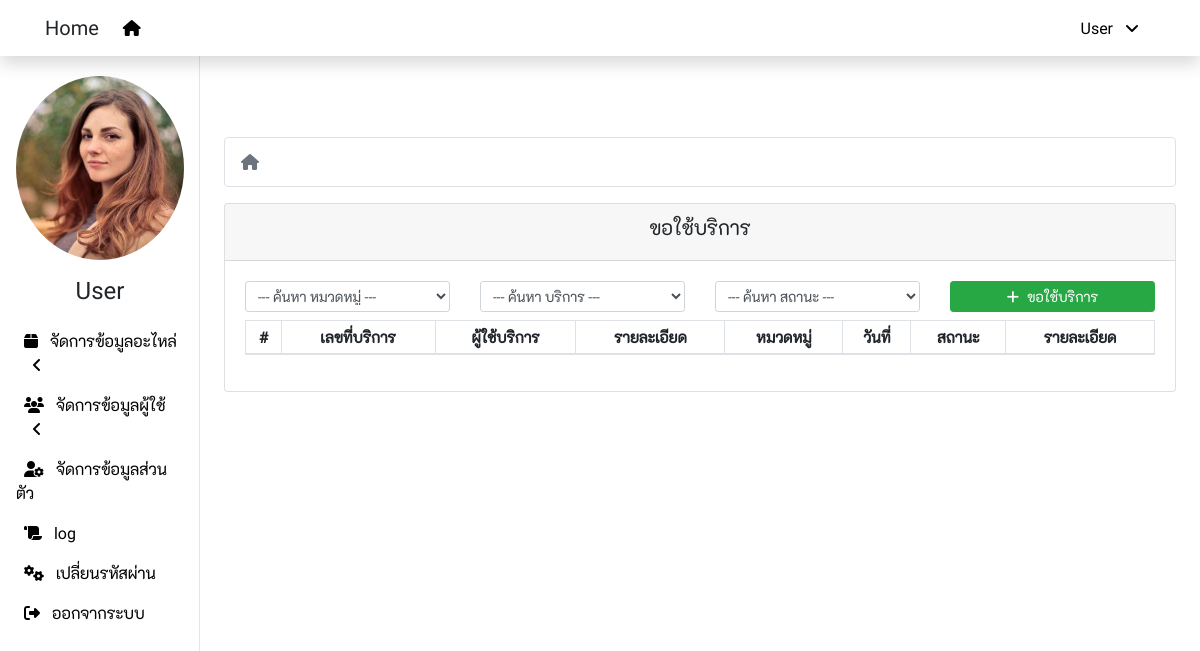
Screenshot of /request.php (signed in) with the database file from the repository.
### tables this page shows
CREATE TABLE `ex_user` (
  `user_id` int(11) NOT NULL,
  `user_code` varchar(20) NOT NULL,
  `user_name` varchar(100) NOT NULL,
  `user_surname` varchar(100) NOT NULL,
  `user_picture` varchar(20) NOT NULL,
  `user_nickname` varchar(50) NOT NULL,
  `dep_id` int(11) NOT NULL,
  `user_email` varchar(100) NOT NULL,
  `user_telephone` varchar(50) NOT NULL,
  `user_mobile` varchar(50) NOT NULL,
  `user_line` varchar(50) NOT NULL,
  `user_level` int(11) NOT NULL DEFAULT '1',
  `user_status` int(1) NOT NULL DEFAULT '1',
  `user_create` varchar(50) NOT NULL,
  `user_update` timestamp NOT NULL DEFAULT CURRENT_TIMESTAMP ON UPDATE CURRENT_TIMESTAMP
);

### config/function.php (called while the page is built, shortened)
<?php
  function getUserPicture($code){
    global $dbcon;
    $data = [$code];
    $sql = "SELECT user_picture FROM ex_user WHERE user_code = ?";
    $stmt = $dbcon->prepare($sql);
    $stmt->execute($data);
    $row = $stmt->fetch();
    $get = $row['user_picture'];
    return $get;
  }
  function getUserNickname($code){
    global $dbcon;
    $data = [$code];
    $sql = "SELECT user_nickname FROM ex_user WHERE user_code = ?";
    $stmt = $dbcon->prepare($sql);
    $stmt->execute($data);
    $row = $stmt->fetch();
    $get = $row['user_nickname'];
    return $get;
  }
  function getUserLevel($code){
    global $dbcon;
    $data = [$code];
    $sql = "SELECT user_level FROM ex_user WHERE user_code = ?";
    $stmt = $dbcon->prepare($sql);
    $stmt->execute($data);
    $row = $stmt->fetch();
    $get = $row['user_level'];
    return $get;
  }
?>

### request.php (the view, shortened to what this page needs)
<?php
  include_once 'config/connection.php';
  include_once 'config/function.php';
  $act = isset($_GET['act']) ? $_GET['act'] : 'index';
?>
<!DOCTYPE html>
<html lang="en">
<head>
  <link rel="stylesheet" href="node_modules/bootstrap/dist/css/bootstrap.min.css">
  <link rel="stylesheet" href="node_modules/@fortawesome/fontawesome-pro/css/all.min.css">
  <link rel="stylesheet" href="node_modules/datatables.net-bs4/css/dataTables.bootstrap4.min.css">
  <link rel="stylesheet" href="public/css/custom.css">
</head>
<body>
  <?php include_once 'inc/navbar.php' ?>
  <div class="container-fluid">
    <div class="row">
      <?php include_once 'inc/sidemenu.php' ?>
      <main role="main" class="col-md-9 ml-sm-auto col-lg-10 px-4">
        <?php
          if($act == 'index'):
        ?>
        <nav>
          <ol class="breadcrumb bg-white border">
            <li class="breadcrumb-item active">
              <i class="fas fa-home"></i>
            </li>
          </ol>
        </nav>
        <div class="row justify-content-center">
          <div class="col-12">
            <div class="card">
              <div class="card-header">
                <h5 class="text-center">ขอใช้บริการ</h5>
              </div>
              <div class="card-body">
                <div class="row">
                  <div class="col-xl-3 col-md-6 mb-2">
                    <select class="form-control form-control-sm"
                      onChange="location = this.options[this.selectedIndex].value;">
                      <option value="request.php?cat=&serv=<?php echo $_GET['serv'] ?>&stat=<?php echo $_GET['stat'] ?>"
                        <?php if(empty($_GET['cat'])) echo 'selected' ?>>--- ค้นหา หมวดหมู่ ---</option>
                    </select>
                  </div>
                  <div class="col-xl-3 col-md-6 mb-2">
                    <select class="form-control form-control-sm"
                      onChange="location = this.options[this.selectedIndex].value;">
                      <option value="request.php?cat=<?php echo $_GET['cat'] ?>&serv=&stat=<?php echo $_GET['stat'] ?>"
                        <?php if(empty($_GET['serv'])) echo 'selected' ?>>--- ค้นหา บริการ ---</option>
                    </select>
                  </div>
                  <div class="col-xl-3 col-md-6 mb-2">
                    <select class="form-control form-control-sm"
                      onChange="location = this.options[this.selectedIndex].value;">
                      <option value="request.php?cat=<?php echo $_GET['cat'] ?>&serv=<?php echo $_GET['serv'] ?>&stat="
                        <?php if(empty($_GET['stat'])) echo 'selected' ?>>--- ค้นหา สถานะ ---</option>
                    </select>
                  </div>
                  <div class="col-xl-3 col-md-6 mb-2">
                    <a href="?act=add" class="btn btn-success btn-sm btn-block">
                      <i class="fas fa-plus mr-2"></i>ขอใช้บริการ
                    </a>
                  </div>
                </div>
                <div class="row">
                  <div class="col-12">
                    <div class="table-responsive">
                      <table id="data" class="table table-bordered table-hover table-sm">
                        <thead>
                          <tr>
                            <th>#</th>
                            <th>เลขที่บริการ</th>
                            <th>ผู้ใช้บริการ</th>
                            <th>รายละเอียด</th>
                            <th>หมวดหมู่</th>
                            <th>วันที่</th>
                            <th>สถานะ</th>
                            <th>รายละเอียด</th>
                          </tr>
                        </thead>
                      </table>
                    </div>
                  </div>
                </div>
              </div>
            </div>
          </div>
        </div>
        <?php
          endif;
        ?>
      </main>
    </div>
  </div>
</body>
</html>

### inc/navbar.php (shortened to what this page needs)
<nav class="navbar navbar-expand-lg bg-white fixed-top flex-md-nowrap shadow">
  <div class="container">
    <span class="navbar-brand">Home</span>
    <div class="collapse navbar-collapse" id="navbarMenu">
      <ul class="navbar-nav mr-auto">
        <li class="nav-item">
          <a class="nav-link" href="request.php">
            <i class="fas fa-home"></i>
          </a>
        </li>
      </ul>
      <ul class="navbar-nav ml-auto">
        <li class="nav-item dropdown">
          <a class="nav-link" href="javascript:void(0)" data-toggle="dropdown">
            <?php echo getUserNickname($_SESSION['user_code']) ?>
            <i class="fa fa-angle-down px-2"></i>
          </a>
        </li>
      </ul>
    </div>
  </div>
</nav>

### inc/sidemenu.php (shortened to what this page needs)
<nav class="col-xl-2 col-md-3 d-none d-md-block sidebar">
  <div class="sidebar-sticky">
    <ul class="nav flex-column">
      <li class="nav-item">
        <img class="nav-link img-fluid picture-profile mx-auto d-block"
          src="public/images/users/<?php echo getUserPicture($_SESSION['user_code']) ?>" alt="">
      </li>
      <li class="nav-item">
        <h4 class="nav-link text-center">
          <?php echo getUserNickname($_SESSION['user_code']) ?>
        </h4>
      </li>
      <?php
        $profile = strpos($_SERVER['PHP_SELF'], "profile.php");
        $chgpwd = strpos($_SERVER['PHP_SELF'], "change_pwd.php");
        $computers = strpos($_SERVER['PHP_SELF'], "computers.php");
        $software = strpos($_SERVER['PHP_SELF'], "software.php");
        $check_level = getUserLevel($_SESSION['user_code']);
      ?>
      <?php if($check_level == 1 || $check_level == 1): ?>
        <li class="nav-item">
          <a class="nav-link" data-toggle="collapse" href="#sub_dashboard2">
            <i class="fas fa-box px-2"></i>
             จัดการข้อมูลอะไหล่
            <i class="fas fa-angle-<?php echo ($profile || $chgpwd ? 'down' : 'left') ?> px-3"></i>
          </a>
          <li class="nav-item">
            <a class="nav-link" data-toggle="collapse" href="#sub_dashboard">
              <i class="fas fa-users px-2"></i>
              จัดการข้อมูลผู้ใช้
              <i class="fas fa-angle-<?php echo ($profile || $chgpwd ? 'down' : 'left') ?> px-3"></i>
            </a>
          </li>
        </li>
        <li class="nav-item <?php if($computers || $software) echo 'active' ?>">
          <a class="nav-link" href="profile.php">
            <i class="fas fa-user-cog px-2"></i>
            จัดการข้อมูลส่วนตัว
          </a>
        </li>
        <li class="nav-item <?php if($computers || $software) echo 'active' ?>">
          <a class="nav-link" href="log.php">
            <i class="fas fa-scroll px-2"></i>
            log
          </a>
        </li>
        <li class="nav-item <?php if($computers || $software) echo 'active' ?>">
          <a class="nav-link" href="change_pwd.php">
            <i class="fas fa-cogs px-2"></i>
            เปลี่ยนรหัสผ่าน
          </a>
        </li>
        <li class="nav-item <?php if($computers || $software) echo 'active' ?>">
          <a class="nav-link" href="logout.php">
            <i class="fas fa-sign-out-alt px-2"></i>
            ออกจากระบบ
          </a>
        </li>
      <?php endif ?>
    </ul>
  </div>
</nav>

### public/css/custom.css (style rules this page uses)
body { font-family: 'robotoregular', 'k2dregular', Tahoma; }
td, tr { white-space: normal; text-align: center; vertical-align: middle !important; font-size: 0.95em; }
a { color: #000; }
.active , .active a { color: #DC3545; }
.sidebar { position: fixed; top: 0; bottom: 0; left: 0; z-index: 100; padding: 60px 0 0; box-shadow: inset -1px 0 0 rgba(0, 0, 0, .1); }
.sidebar-sticky { position: relative; top: 0; height: calc(100vh - 60px); padding-top: .5rem; overflow-x: hidden; overflow-y: auto; }
.picture-profile { width: 200px; height: 200px; border-radius: 50%; object-fit: cover; }
[role="main"] { padding-top: 80px; }

### rows the page displays
ex_user: user_nickname "User", user_picture (picture)
